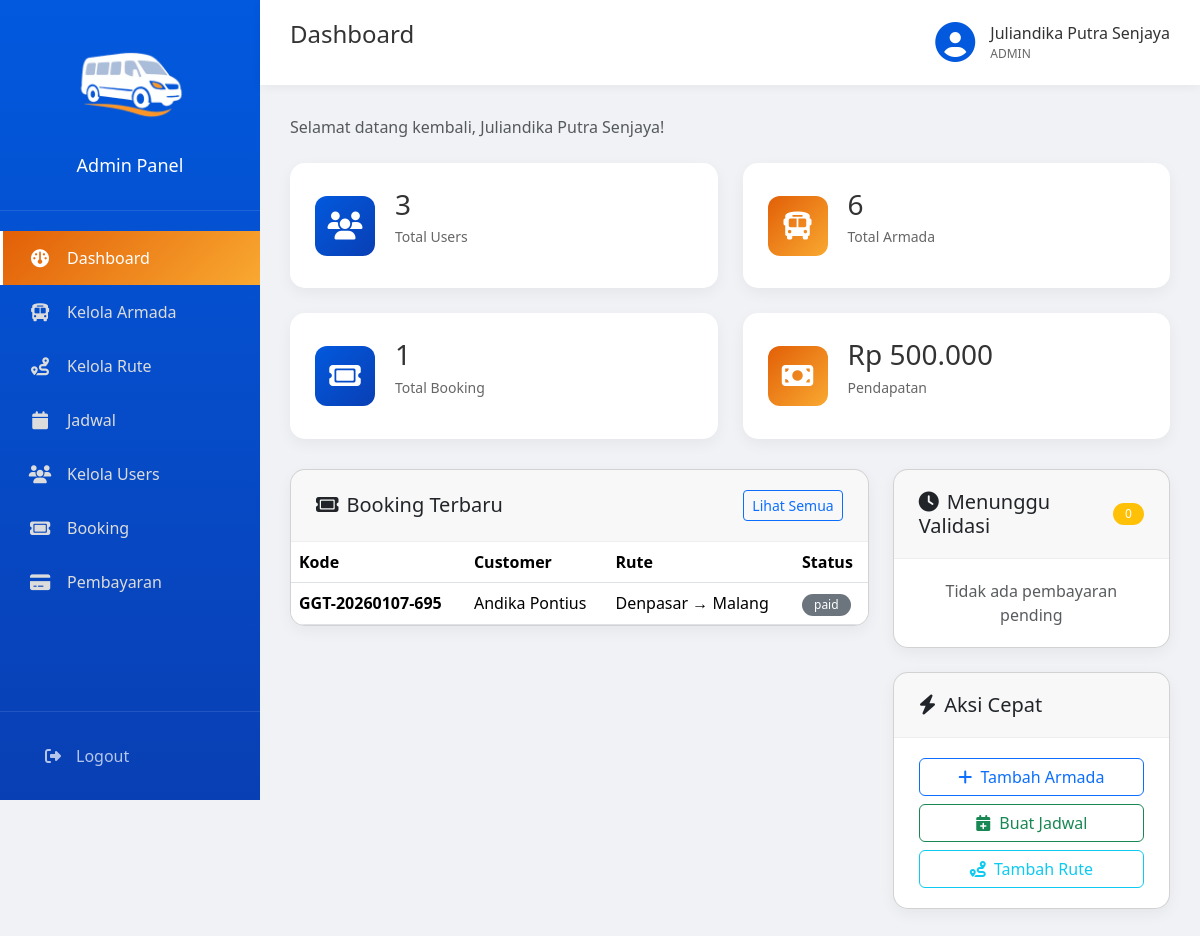
Screenshot of /admin/dashboard.php (signed in) with the database file from the repository.
### tables this page shows
CREATE TABLE `tb_booking` (
  `booking_id` int NOT NULL AUTO_INCREMENT,
  `user_id` int NOT NULL,
  `schedule_id` int NOT NULL,
  `payment_id` int DEFAULT NULL,
  `booking_code` varchar(50) DEFAULT NULL,
  `total_amount` decimal(10,2) NOT NULL,
  `status` enum('pending','paid','cancelled','expired') DEFAULT 'pending',
  `created_at` datetime DEFAULT CURRENT_TIMESTAMP,
  PRIMARY KEY (`booking_id`),
  UNIQUE KEY `booking_code` (`booking_code`),
  KEY `idx_user` (`user_id`),
  KEY `idx_schedule` (`schedule_id`),
  KEY `fk_booking_payment` (`payment_id`),
  CONSTRAINT `fk_booking_payment` FOREIGN KEY (`payment_id`) REFERENCES `tb_payment_method` (`payment_id`),
  CONSTRAINT `fk_booking_schedule` FOREIGN KEY (`schedule_id`) REFERENCES `tb_schedule` (`schedule_id`) ON DELETE CASCADE,
  CONSTRAINT `fk_booking_user` FOREIGN KEY (`user_id`) REFERENCES `tb_user` (`user_id`) ON DELETE CASCADE
);

CREATE TABLE `tb_user` (
  `user_id` int NOT NULL AUTO_INCREMENT,
  `role_id` int NOT NULL,
  `username` varchar(100) NOT NULL,
  `name` varchar(100) DEFAULT NULL,
  `email` varchar(100) NOT NULL,
  `phone` varchar(20) DEFAULT NULL,
  `address` text,
  `pass` varchar(255) NOT NULL,
  `created_at` datetime DEFAULT CURRENT_TIMESTAMP,
  `updated_at` datetime DEFAULT CURRENT_TIMESTAMP ON UPDATE CURRENT_TIMESTAMP,
  PRIMARY KEY (`user_id`),
  UNIQUE KEY `email` (`email`),
  KEY `fk_user_role` (`role_id`),
  CONSTRAINT `fk_user_role` FOREIGN KEY (`role_id`) REFERENCES `tb_role` (`role_id`) ON DELETE CASCADE
);

CREATE TABLE `tb_route` (
  `route_id` int NOT NULL AUTO_INCREMENT,
  `departure_city` varchar(100) NOT NULL,
  `arrival_city` varchar(100) NOT NULL,
  `distance_km` int DEFAULT NULL,
  `estimated_duration` varchar(50) DEFAULT NULL,
  `is_active` tinyint(1) DEFAULT '1',
  PRIMARY KEY (`route_id`)
);

### admin/dashboard.php (the view, shortened to what this page needs)
<?php
require_once 'templates/functions.php';
require_once 'templates/header.php';
$pdo = getDB();
$stmt = $pdo->query("SELECT COUNT(*) as total FROM tb_user");
$totalUsers = $stmt->fetch()['total'];
$stmt = $pdo->query("SELECT COUNT(*) as total FROM tb_buss");
$totalBuses = $stmt->fetch()['total'];
$stmt = $pdo->query("SELECT COUNT(*) as total FROM tb_booking");
$totalBookings = $stmt->fetch()['total'];
$stmt = $pdo->query("SELECT COUNT(*) as total FROM tb_payment_method WHERE payment_status = 'pending'");
$pendingPayments = $stmt->fetch()['total'];
$revenueStmt = $pdo->query("SELECT COALESCE(SUM(total_amount), 0) as total FROM tb_booking WHERE status = 'paid'");
$revenue = $revenueStmt->fetch()['total'];
$recentBookings = $pdo->query("
    SELECT bk.*, u.name as customer_name,
           b.model, b.bus_number, b.bus_type,
           r.departure_city, r.arrival_city,
           s.departure_time
    FROM tb_booking bk
    LEFT JOIN tb_user u ON bk.user_id = u.user_id
    LEFT JOIN tb_schedule s ON bk.schedule_id = s.schedule_id
    LEFT JOIN tb_buss b ON s.bus_id = b.bus_id
    LEFT JOIN tb_route r ON s.route_id = r.route_id
    ORDER BY bk.created_at DESC
    LIMIT 5
")->fetchAll();
$pendingPaymentsList = $pdo->query("
    SELECT p.*, bk.booking_code, u.name as customer_name
    FROM tb_payment_method p
    LEFT JOIN tb_booking bk ON p.booking_id = bk.booking_id
    LEFT JOIN tb_user u ON bk.user_id = u.user_id
    WHERE p.payment_status = 'pending'
    ORDER BY p.payment_id DESC
    LIMIT 5
")->fetchAll();
?>
<p class="text-muted mb-4">Selamat datang kembali, <?php echo htmlspecialchars($nama); ?>!</p>
<div class="stats-grid">
    <div class="stat-card blue">
        <div class="stat-icon">
            <i class="fa-solid fa-users"></i>
        </div>
        <div class="stat-info">
            <h3><?php echo number_format($totalUsers); ?></h3>
            <p>Total Users</p>
        </div>
    </div>
    <div class="stat-card orange">
        <div class="stat-icon">
            <i class="fa-solid fa-bus"></i>
        </div>
        <div class="stat-info">
            <h3><?php echo number_format($totalBuses); ?></h3>
            <p>Total Armada</p>
        </div>
    </div>
    <div class="stat-card blue">
        <div class="stat-icon">
            <i class="fa-solid fa-ticket"></i>
        </div>
        <div class="stat-info">
            <h3><?php echo number_format($totalBookings); ?></h3>
            <p>Total Booking</p>
        </div>
    </div>
    <div class="stat-card orange">
        <div class="stat-icon">
            <i class="fa-solid fa-money-bill"></i>
        </div>
        <div class="stat-info">
            <h3><?php echo formatRupiah($revenue); ?></h3>
            <p>Pendapatan</p>
        </div>
    </div>
</div>
<div class="row">
    <div class="col-md-8">
        <div class="card mb-4">
            <div class="card-header d-flex justify-content-between align-items-center">
                <h5 class="mb-0"><i class="fa-solid fa-ticket me-2"></i>Booking Terbaru</h5>
                <a href="bookings.php" class="btn btn-sm btn-outline-primary">Lihat Semua</a>
            </div>
            <div class="card-body p-0">
                <table class="table table-hover mb-0">
                    <thead>
                        <tr>
                            <th>Kode</th>
                            <th>Customer</th>
                            <th>Rute</th>
                            <th>Status</th>
                        </tr>
                    </thead>
                    <tbody>
                        <?php if (empty($recentBookings)): ?>
                        <tr>
                            <td colspan="4" class="text-center text-muted py-3">Belum ada booking</td>
                        </tr>
                        <?php else: ?>
                        <?php foreach ($recentBookings as $bk): ?>
                        <tr>
                            <td><strong><?php echo htmlspecialchars($bk['booking_code']); ?></strong></td>
                            <td><?php echo htmlspecialchars($bk['customer_name']); ?></td>
                            <td>
                                <?php echo htmlspecialchars($bk['departure_city']); ?> → <?php echo htmlspecialchars($bk['arrival_city']); ?>
                            </td>
                            <td><?php echo getStatusBadge($bk['status']); ?></td>
                        </tr>
                        <?php endforeach; ?>
                        <?php endif; ?>
                    </tbody>
                </table>
            </div>
        </div>
    </div>
    <div class="col-md-4">
        <div class="card mb-4">
            <div class="card-header d-flex justify-content-between align-items-center">
                <h5 class="mb-0"><i class="fa-solid fa-clock me-2"></i>Menunggu Validasi</h5>
                <span class="badge bg-warning"><?php echo $pendingPayments; ?></span>
            </div>
            <div class="card-body">
                <?php if (empty($pendingPaymentsList)): ?>
                <p class="text-muted text-center mb-0">Tidak ada pembayaran pending</p>
                <?php endif; ?>
            </div>
        </div>
        <div class="card">
            <div class="card-header">
                <h5 class="mb-0"><i class="fa-solid fa-bolt me-2"></i>Aksi Cepat</h5>
            </div>
            <div class="card-body">
                <div class="d-grid gap-2">
                    <a href="armada.php?action=add" class="btn btn-outline-primary">
                        <i class="fa-solid fa-plus me-1"></i> Tambah Armada
                    </a>
                    <a href="schedules.php?action=add" class="btn btn-outline-success">
                        <i class="fa-solid fa-calendar-plus me-1"></i> Buat Jadwal
                    </a>
                    <a href="routes.php?action=add" class="btn btn-outline-info">
                        <i class="fa-solid fa-route me-1"></i> Tambah Rute
                    </a>
                </div>
            </div>
        </div>
    </div>
</div>
<?php require_once 'templates/footer.php'; ?>

### admin/templates/functions.php (shortened to what this page needs)
<?php
function formatRupiah($amount) {
    return 'Rp ' . number_format($amount, 0, ',', '.');
}
function getStatusBadge($status) {
    $badges = [
        'active' => '<span class="badge bg-success">Active</span>',
        'inactive' => '<span class="badge bg-secondary">Inactive</span>',
        'maintenance' => '<span class="badge bg-warning">Maintenance</span>',
        'pending' => '<span class="badge bg-warning">Pending</span>',
        'paid' => '<span class="badge bg-success">Paid</span>',
        'success' => '<span class="badge bg-success">Success</span>',
        'cancelled' => '<span class="badge bg-danger">Cancelled</span>',
        'failed' => '<span class="badge bg-danger">Failed</span>',
        'expired' => '<span class="badge bg-secondary">Expired</span>',
        'available' => '<span class="badge bg-success">Available</span>',
        'finished' => '<span class="badge bg-info">Finished</span>',
    ];
    if (isset($badges[$status])) {
        return $badges[$status];
    } else {
        return "<span class='badge bg-secondary'>{$status}</span>";
    }
}

### assets/css/admin.css (style rules this page uses)
* { margin: 0; padding: 0; box-sizing: border-box; }
body { font-family: MyCustomFont1, 'Segoe UI', sans-serif; background: #f0f2f5; }
.stats-grid { display: grid; grid-template-columns: repeat(4, 1fr); gap: 25px; margin-bottom: 30px; }
.stat-card { background: #fff; border-radius: 15px; padding: 25px; display: flex; align-items: center; gap: 20px; box-shadow: 0 5px 15px rgba(0, 0, 0, 0.05); transition: all 0.3s ease; }
.stat-icon { width: 60px; height: 60px; border-radius: 12px; display: flex; align-items: center; justify-content: center; }
.stat-icon i { font-size: 28px; color: #fff; }
.stat-card.blue .stat-icon { background: linear-gradient(135deg, #0259de, #093fb4); }
.stat-card.orange .stat-icon { background: linear-gradient(135deg, #e25f07, #f9a931); }
.stat-info h3 { font-size: 28px; color: #333; margin-bottom: 5px; }
.stat-info p { color: #666; font-size: 14px; }
.card { background: #fff; border-radius: 15px; box-shadow: 0 5px 15px rgba(0, 0, 0, 0.05); overflow: hidden; }
.card-header { padding: 20px 25px; border-bottom: 1px solid #eee; display: flex; justify-content: space-between; align-items: center; }
.card-body { padding: 20px 25px; }
.badge { display: inline-block; padding: 5px 12px; border-radius: 20px; font-size: 12px; font-weight: 100 !important; }
@media (max-width: 1200px) { .stats-grid { grid-template-columns: repeat(2, 1fr); } }

### rows the page displays
tb_booking: booking_code "GGT-20260107-695", user.name "Andika Pontius", tb_route.departure_city "Denpasar", tb_route.arrival_city "Malang", status "paid"

### other values shown
$pageTitle "Dashboard"
$nama "Juliandika Putra Senjaya"
$role "ADMIN"
$totalUsers "3"
$totalBuses "6"
$totalBookings "1"
formatRupiah($revenue) "Rp 500.000"
$pendingPayments "0"
